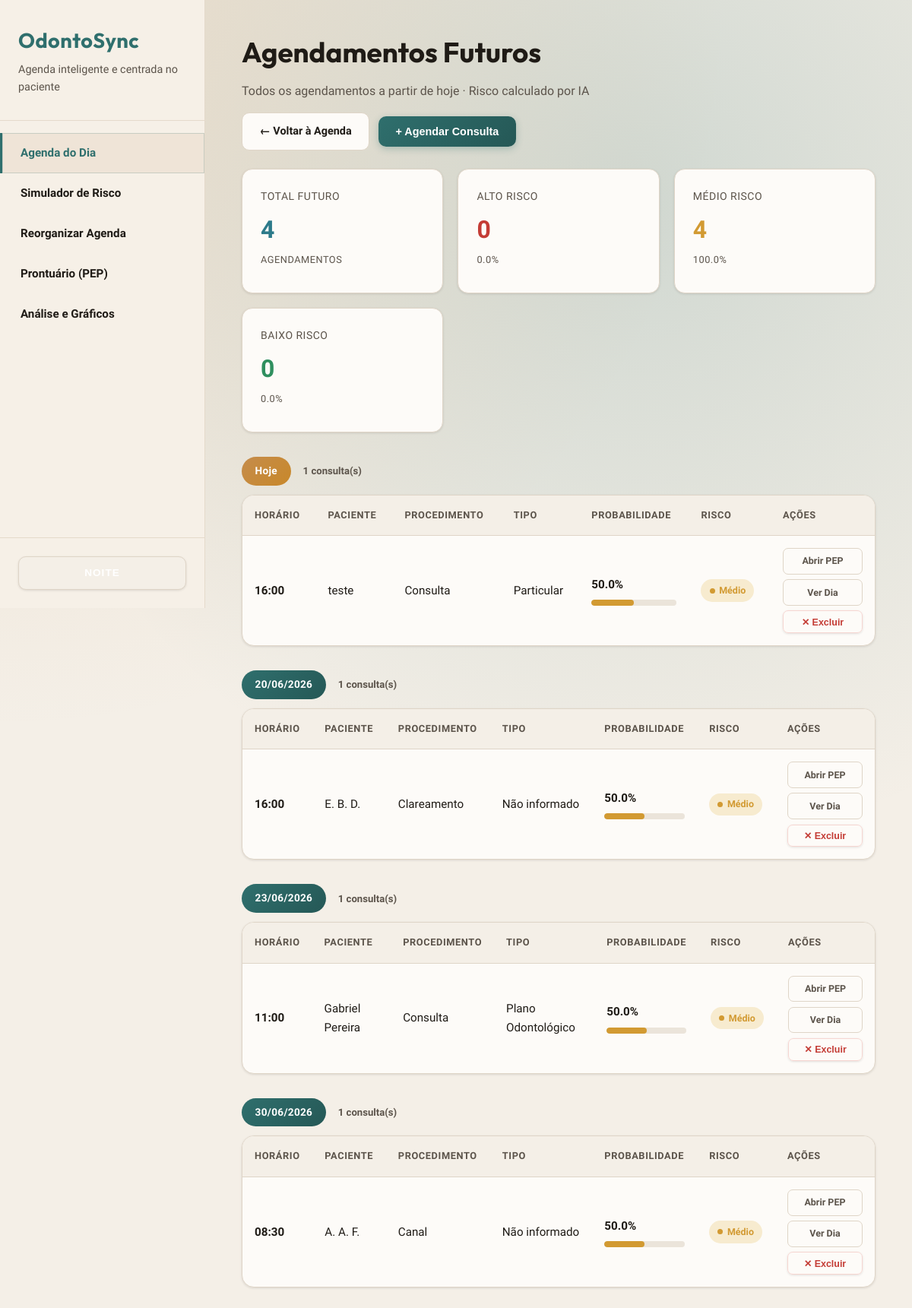
Page /agendamentos-futuros on the committed database.
### tables this page shows
CREATE TABLE pacientes (
            id TEXT PRIMARY KEY,
            nome TEXT NOT NULL,
            faixa_etaria TEXT NOT NULL,
            tipo_pagamento TEXT NOT NULL,
            faltas_anteriores INTEGER DEFAULT 0,
            taxa_historica REAL DEFAULT 0.0,
            tempo_como_paciente INTEGER DEFAULT 0,
            created_at TIMESTAMP DEFAULT CURRENT_TIMESTAMP,
            updated_at TIMESTAMP DEFAULT CURRENT_TIMESTAMP
        , fumante INTEGER DEFAULT 0, doenca_cronica INTEGER DEFAULT 0, complexidade_tratamento TEXT DEFAULT 'Baixa', photo_url TEXT, lgpd_mask INTEGER DEFAULT 1);

### app/routes/agenda.py (the view)
@bp.route('/agendamentos-futuros')
def agendamentos_futuros():
    hoje = datetime.now().strftime('%Y-%m-%d')
    conn = get_connection()
    cursor = conn.cursor()
    cursor.execute('''
        SELECT c.*, p.nome, p.faixa_etaria, p.tipo_pagamento, p.faltas_anteriores,
               p.taxa_historica, p.tempo_como_paciente,
               p.fumante, p.doenca_cronica, p.complexidade_tratamento, p.photo_url
        FROM consultas c
        JOIN pacientes p ON c.paciente_id = p.id
        WHERE c.data >= ? AND c.status_atendimento IS NULL
        ORDER BY c.data ASC, c.horario ASC
    ''', (hoje,))
    todas_consultas = cursor.fetchall()
    conn.close()
    consultas_com_risco, stats = _calcular_risco_consultas(todas_consultas) if todas_consultas else ([], {'total': 0, 'alto_risco': 0, 'medio_risco': 0, 'baixo_risco': 0})
    from collections import OrderedDict
    consultas_por_data = OrderedDict()
    for c in consultas_com_risco:
        d = c['data']
        if d not in consultas_por_data:
            consultas_por_data[d] = []
        consultas_por_data[d].append(c)
    datas_disponiveis = get_datas_com_consultas(hoje)
    return render_template(
        'agendamentos_futuros.html',
        consultas_por_data=consultas_por_data,
        stats=stats,
        hoje=hoje,
        datas_disponiveis=datas_disponiveis,
        active_page='agenda'
    )

### app/ml/inferencia.py (called while the page is built)
def carregar_modelo():
    global _modelo, _encoders
    if _modelo is None or _encoders is None:
        if not os.path.exists(Config.MODELO_PATH):
            raise FileNotFoundError(
                f"Modelo não encontrado em {Config.MODELO_PATH}. "
                "Execute primeiro: python -m app.ml.treinar"
            )
        _modelo = joblib.load(Config.MODELO_PATH)
        _encoders = joblib.load(Config.ENCODERS_PATH)
        print("[OK] Modelo e encoders carregados")
    return _modelo, _encoders

def prever_e_classificar(dados_consulta):
    probabilidade = prever_risco(dados_consulta)
    categoria, cor = classificar_risco(probabilidade)
    recomendacao = recomendar_acao(probabilidade, categoria)
    return {
        'probabilidade': round(probabilidade * 100, 1),  # Converter para %
        'probabilidade_decimal': probabilidade,
        'categoria': categoria,
        'cor': cor,
        'recomendacao': recomendacao
    }

### app/models/database.py (called while the page is built, shortened)
def _ensure_schema(conn):
    global _schema_checked
    if _schema_checked:
        return

def get_connection():
    conn = sqlite3.connect(Config.DATABASE_PATH)
    conn.row_factory = sqlite3.Row  # Permite acessar colunas por nome
    _ensure_schema(conn)
    return conn

def get_datas_com_consultas(data_inicio=None):
    conn = get_connection()
    cursor = conn.cursor()
    if data_inicio:
        cursor.execute(
            'SELECT DISTINCT data FROM consultas WHERE data >= ? ORDER BY data ASC LIMIT 60',
            (data_inicio,)
        )
    else:
        cursor.execute('SELECT DISTINCT data FROM consultas ORDER BY data ASC LIMIT 60')
    rows = cursor.fetchall()
    conn.close()
    return [r['data'] for r in rows]

### app/templates/agendamentos_futuros.html (shortened to what this page needs)
{% extends "base.html" %}
{% block content %}
<div class="future-toolbar">
  <div class="page-header" style="margin-bottom:0">
    <h1 class="page-title">Agendamentos Futuros</h1>
    <p class="page-subtitle">Todos os agendamentos a partir de hoje · Risco calculado por IA</p>
  </div>
  <div class="toolbar-actions">
    <a href="/" class="btn-secondary">← Voltar à Agenda</a>
    <button class="btn-primary" onclick="abrirModalAgendar()">+ Agendar Consulta</button>
  </div>
</div>
<div class="stats-grid">
  <div class="stat-card info">
    <div class="stat-label">Total Futuro</div>
    <div class="stat-value">{{ stats.total }}</div>
    {% if stats.total > 0 %}<div class="stat-label">agendamentos</div>{% endif %}
  </div>
  <div class="stat-card danger">
    <div class="stat-label">Alto Risco</div>
    <div class="stat-value">{{ stats.alto_risco }}</div>
    {% if stats.total > 0 %}<div class="stat-label">{{ ((stats.alto_risco / stats.total) * 100) | round(1) }}%</div>{% endif %}
  </div>
  <div class="stat-card warning">
    <div class="stat-label">Médio Risco</div>
    <div class="stat-value">{{ stats.medio_risco }}</div>
    {% if stats.total > 0 %}<div class="stat-label">{{ ((stats.medio_risco / stats.total) * 100) | round(1) }}%</div>{% endif %}
  </div>
  <div class="stat-card success">
    <div class="stat-label">Baixo Risco</div>
    <div class="stat-value">{{ stats.baixo_risco }}</div>
    {% if stats.total > 0 %}<div class="stat-label">{{ ((stats.baixo_risco / stats.total) * 100) | round(1) }}%</div>{% endif %}
  </div>
</div>
{% if consultas_por_data %}
  {% for data, consultas in consultas_por_data.items() %}
  <div class="date-group">
    <div class="date-group-header">
      <span class="date-badge {% if data == hoje %}hoje{% endif %}">
        {% if data == hoje %}Hoje{% else %}{{ data[8:10] }}/{{ data[5:7] }}/{{ data[0:4] }}{% endif %}
      </span>
      <span class="date-count">{{ consultas|length }} consulta(s)</span>
    </div>
    <div class="table-container">
      <table>
        <thead>
          <tr>
            <th>Horário</th>
            <th>Paciente</th>
            <th>Procedimento</th>
            <th>Tipo</th>
            <th class="risco-cell">Probabilidade</th>
            <th>Risco</th>
            <th class="action-cell">Ações</th>
          </tr>
        </thead>
        <tbody>
          {% for c in consultas %}
          <tr id="fut-row-{{ c.id }}">
            <td>
              <strong>{{ c.horario }}</strong>
            </td>
            <td>{{ c.nome }}</td>
            <td>{{ c.procedimento }}</td>
            <td>{{ c.tipo_pagamento }}</td>
            <td class="risco-cell">
              <strong>{{ c.risco.probabilidade }}%</strong>
              <div class="progress-bar">
                <div class="progress-fill {{ c.risco.cor }}"
                     style="width: {{ c.risco.probabilidade }}%"></div>
              </div>
            </td>
            <td>
              <span class="risk-chip {{ c.risco.cor }}">
                <span class="risk-dot"></span>{{ c.risco.categoria }}
              </span>
            </td>
            <td class="action-cell">
              <div class="action-group">
                <a href="/prontuario/{{ c.paciente_id }}" class="action-btn ghost">Abrir PEP</a>
                <a href="/?data={{ c.data }}" class="action-btn ghost">Ver Dia</a>
                <button class="action-btn danger-ghost"
                        onclick="excluirConsulta({{ c.id }})">✕ Excluir</button>
              </div>
            </td>
          </tr>
          {% endfor %}
        </tbody>
      </table>
    </div>
  </div>
  {% endfor %}
{% endif %}
{% endblock %}

### app/templates/base.html (shortened to what this page needs)
<!DOCTYPE html>
<html lang="pt-BR">
<head>
    <link rel="stylesheet" href="{{ url_for('static', filename='css/style.css') }}">
</head>
<body>
    <aside class="sidebar">
        <div class="sidebar-header">
            <h1 class="logo">OdontoSync</h1>
            <p class="subtitle">Agenda inteligente e centrada no paciente</p>
        </div>
        <nav class="sidebar-nav">
            <a href="/" class="nav-item {% if active_page == 'agenda' %}active{% endif %}">
                <span>Agenda do Dia</span>
            </a>
            <a href="/simular" class="nav-item {% if active_page == 'simulacao' %}active{% endif %}">
                <span>Simulador de Risco</span>
            </a>
            <a href="/reorganizacao" class="nav-item {% if active_page == 'reorganizacao' %}active{% endif %}">
                <span>Reorganizar Agenda</span>
            </a>
            <a href="/prontuario/" class="nav-item {% if active_page == 'prontuario' %}active{% endif %}">
                <span>Prontuário (PEP)</span>
            </a>
            <a href="/graficos" class="nav-item {% if active_page == 'graficos' %}active{% endif %}">
                <span>Análise e Gráficos</span>
            </a>
        </nav>
        <div class="sidebar-footer">
            <button id="theme-toggle" class="theme-toggle" title="Alternar tema">
                <span class="theme-icon dark-mode">NOITE</span>
            </button>
        </div>
    </aside>
    <main class="main-content">
        {% block content %}{% endblock %}
    </main>
</body>
</html>

### app/templates/agendamentos_futuros.html (style rules this page uses)
.future-toolbar { display: flex; align-items: center; justify-content: space-between; flex-wrap: wrap; gap: 1rem; margin-bottom: 1.5rem; }
.toolbar-actions { display: flex; gap: 0.75rem; flex-wrap: wrap; align-items: center; }
.btn-primary { display: inline-flex; align-items: center; gap: 0.5rem; padding: 0.75rem 1.4rem; background: linear-gradient(135deg, var(--accent-primary), var(--accent-hover)); color: #fff; border: none; border-radius: 10px; font-size: 0.9rem; font-weight: 700; cursor: pointer; transition: var(--transition); box-shadow: 0 3px 10px rgba(47,111,109,0.3); text-decoration: none; white-space: nowrap; }
.btn-secondary { display: inline-flex; align-items: center; gap: 0.5rem; padding: 0.75rem 1.4rem; background: var(--bg-primary); color: var(--text-primary); border: 1px solid var(--border-color); border-radius: 10px; font-size: 0.9rem; font-weight: 600; cursor: pointer; transition: var(--transition); text-decoration: none; white-space: nowrap; }
.date-group { margin-bottom: 2rem; }
.date-group-header { display: flex; align-items: center; gap: 1rem; margin-bottom: 0.75rem; }
.date-badge { display: inline-flex; align-items: center; gap: 0.5rem; padding: 0.5rem 1.1rem; background: linear-gradient(135deg, var(--accent-primary), var(--accent-hover)); color: #fff; border-radius: 20px; font-size: 0.85rem; font-weight: 700; letter-spacing: 0.3px; }
.date-badge.hoje { background: linear-gradient(135deg, var(--accent-secondary), #c8882a); }
.date-count { font-size: 0.82rem; color: var(--text-secondary); font-weight: 600; }
.risco-cell { min-width: 120px; }
.action-cell { min-width: 130px; }
.action-group { display: flex; flex-direction: column; gap: 0.4rem; }
.action-btn { display: block; width: 100%; padding: 0.4rem 0.7rem; border-radius: 7px; font-size: 0.78rem; font-weight: 600; border: none; cursor: pointer; transition: var(--transition); text-align: center; text-decoration: none; }
.action-btn.ghost { background: transparent; color: var(--text-secondary); border: 1px solid var(--border-color); }
.action-btn.danger-ghost { background: transparent; color: var(--danger); border: 1px solid var(--danger-bg); }
.risk-chip { display: inline-flex; align-items: center; gap: 0.35rem; padding: 0.3rem 0.7rem; border-radius: 20px; font-size: 0.78rem; font-weight: 700; }
.risk-chip.warning { background: var(--warning-bg); color: var(--warning); }
.risk-dot { width: 7px; height: 7px; border-radius: 50%; display: inline-block; }
.warning .risk-dot { background: var(--warning); }

### rows in the picture
pacientes: horario "16:00", nome "teste", procedimento "Consulta", tipo_pagamento "Particular", risco.probabilidade "50.0", risco.categoria "Médio"
pacientes: horario "16:00", nome "E. B. D.", procedimento "Clareamento", tipo_pagamento "Não informado", risco.probabilidade "50.0", risco.categoria "Médio"
pacientes: horario "11:00", nome "Gabriel Pereira", procedimento "Consulta", tipo_pagamento "Plano Odontológico", risco.probabilidade "50.0", risco.categoria "Médio"
pacientes: horario "08:30", nome "A. A. F.", procedimento "Canal", tipo_pagamento "Não informado", risco.probabilidade "50.0", risco.categoria "Médio"

### other values in the picture
{{ stats.total }} "4"
{{ stats.alto_risco }} "0"
{{ ((stats.alto_risco / stats.total) * 100) | round(1) }} "0.0"
{{ stats.medio_risco }} "4"
{{ ((stats.medio_risco / stats.total) * 100) | round(1) }} "100.0"
{{ stats.baixo_risco }} "0"
{{ ((stats.baixo_risco / stats.total) * 100) | round(1) }} "0.0"
{{ consultas|length }} "1" "1" "1" "1"
{{ data[8:10] }} "20" "23" "30"
{{ data[5:7] }} "06" "06" "06"
{{ data[0:4] }} "2026" "2026" "2026"
